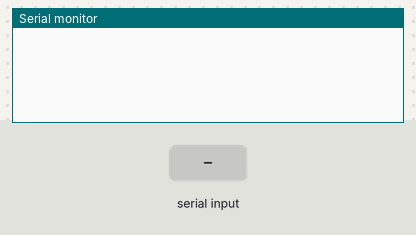
A sketch run on a simulated Arduino Uno, built with avr-gcc and run on an emulated ATmega328P. Shown: the last lines printed to the serial monitor. The test bench sets the inputs (shaded band).

Above: at 1.2 s.
1.3 s: "90,45\n" received over Serial
At 2.2 s:
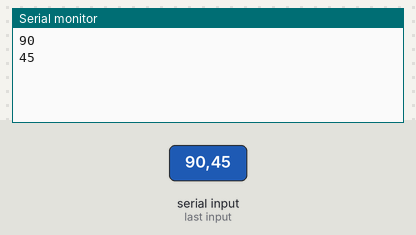
2.8 s: "30,150\n" received over Serial
At 3.7 s:
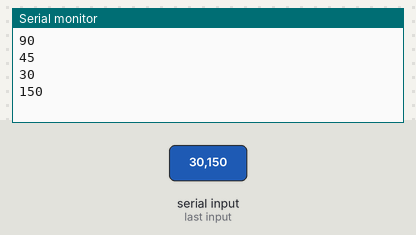
Timing chart, 0 to 5.8 s (numbered marks = the images above; inputs shaded):
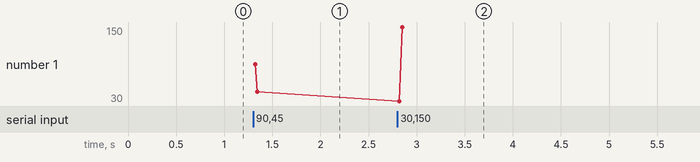

The sketch:

Serial.read.ino
```cpp
char c = 0;
unsigned long var = 0;

void setup()
{
  // put your setup code here, to run once:
  Serial.begin(9600);
}

void loop()
{
  // put your main code here, to run repeatedly:
  if (Serial.available() > 0)
  {
    var = 0;
    c = Serial.read();
    while ( c >= 48 && c <= 57)
    {
      var = var *10 + (c-48);
      delay(10);
      c = Serial.read();

    }

    Serial.println(var, DEC);
  }


}
```

Measured:
- after the input at 1.3 s, the serial monitor: prints a new line at once (image 1)
- after the input at 2.8 s, the serial monitor: prints a new line at once (image 2)
- plotted number 1: 45 → 150 after the input at 2.8 s
